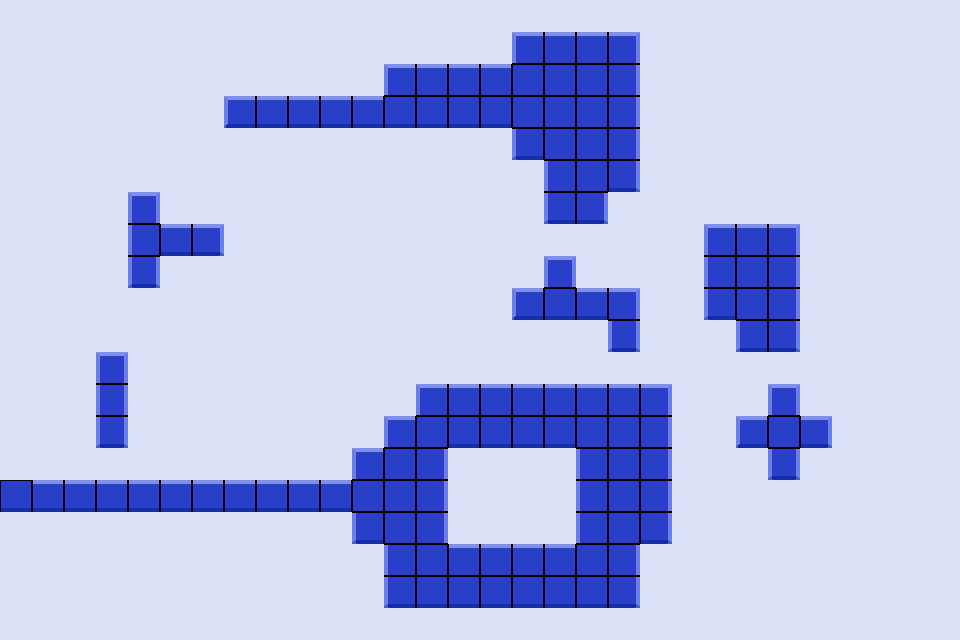

This game map was drawn from its Tiled (.tmx) file and the tilesets committed beside it. A one-line description and the full map source follow:
An orthogonal 30x20 tile map with 32x32 px tiles, 2 tile layers (prototype, terrain).

<map version="1.10" tiledversion="1.11.1" orientation="orthogonal" renderorder="right-down" width="30" height="20" tilewidth="32" tileheight="32" infinite="0" nextlayerid="16" nextobjectid="1">
 <tileset firstgid="1" source="blender.tsx" />
 <layer id="1" name="prototype" width="30" height="20">
  <data encoding="csv">
41,41,41,41,41,41,41,41,41,41,41,41,41,41,41,41,41,41,41,41,41,41,41,41,41,41,41,41,41,41,
41,41,41,41,41,41,41,41,41,41,41,41,41,41,41,41,37,37,37,37,41,41,41,41,41,41,41,41,41,41,
41,41,41,41,41,41,41,41,41,41,41,41,37,37,37,37,37,37,37,37,41,41,41,41,41,41,41,41,41,41,
41,41,41,41,41,41,41,37,37,37,37,37,37,37,37,37,37,37,37,37,41,41,41,41,41,41,41,41,41,41,
41,41,41,41,41,41,41,41,41,41,41,41,41,41,41,41,37,37,37,37,41,41,41,41,41,41,41,41,41,41,
41,41,41,41,41,41,41,41,41,41,41,41,41,41,41,41,41,37,37,37,41,41,41,41,41,41,41,41,41,41,
41,41,41,41,37,41,41,41,41,41,41,41,41,41,41,41,41,37,37,41,41,41,41,41,41,41,41,41,41,41,
41,41,41,41,37,37,37,41,41,41,41,41,41,41,41,41,41,41,41,41,41,41,37,37,37,41,41,41,41,41,
41,41,41,41,37,41,41,41,41,41,41,41,41,41,41,41,41,37,41,41,41,41,37,37,37,41,41,41,41,41,
41,41,41,41,41,41,41,41,41,41,41,41,41,41,41,41,37,37,37,37,41,41,37,37,37,41,41,41,41,41,
41,41,41,41,41,41,41,41,41,41,41,41,41,41,41,41,41,41,41,37,41,41,41,37,37,41,41,41,41,41,
41,41,41,37,41,41,41,41,41,41,41,41,41,41,41,41,41,41,41,41,41,41,41,41,41,41,41,41,41,41,
41,41,41,37,41,41,41,41,41,41,41,41,41,37,37,37,37,37,37,37,37,41,41,41,37,41,41,41,41,41,
41,41,41,37,41,41,41,41,41,41,41,41,37,37,37,37,37,37,37,37,37,41,41,37,37,37,41,41,41,41,
41,41,41,41,41,41,41,41,41,41,41,37,37,37,41,41,41,41,37,37,37,41,41,41,37,41,41,41,41,41,
37,37,37,37,37,37,37,37,37,37,37,37,37,37,41,41,41,41,37,37,37,41,41,41,41,41,41,41,41,41,
41,41,41,41,41,41,41,41,41,41,41,37,37,37,41,41,41,41,37,37,37,41,41,41,41,41,41,41,41,41,
41,41,41,41,41,41,41,41,41,41,41,41,37,37,37,37,37,37,37,37,41,41,41,41,41,41,41,41,41,41,
41,41,41,41,41,41,41,41,41,41,41,41,37,37,37,37,37,37,37,37,41,41,41,41,41,41,41,41,41,41,
41,41,41,41,41,41,41,41,41,41,41,41,41,41,41,41,41,41,41,41,41,41,41,41,41,41,41,41,41,41
</data>
 </layer>
 <layer id="12" name="terrain" width="30" height="20">
  <data encoding="csv">
0,0,0,0,0,0,0,0,0,0,0,0,0,0,0,0,0,0,0,0,0,0,0,0,0,0,0,0,0,0,
0,0,0,0,0,0,0,0,0,0,0,0,0,0,0,0,25,26,26,27,0,0,0,0,0,0,0,0,0,0,
0,0,0,0,0,0,0,0,0,0,0,0,25,26,26,26,37,37,37,38,0,0,0,0,0,0,0,0,0,0,
0,0,0,0,0,0,0,3,4,4,4,4,48,48,48,48,37,37,37,38,0,0,0,0,0,0,0,0,0,0,
0,0,0,0,0,0,0,0,0,0,0,0,0,0,0,0,47,37,37,38,0,0,0,0,0,0,0,0,0,0,
0,0,0,0,0,0,0,0,0,0,0,0,0,0,0,0,0,36,37,49,0,0,0,0,0,0,0,0,0,0,
0,0,0,0,23,0,0,0,0,0,0,0,0,0,0,0,0,47,49,0,0,0,0,0,0,0,0,0,0,0,
0,0,0,0,36,4,5,0,0,0,0,0,0,0,0,0,0,0,0,0,0,0,25,26,27,0,0,0,0,0,
0,0,0,0,45,0,0,0,0,0,0,0,0,0,0,0,0,23,0,0,0,0,36,37,38,0,0,0,0,0,
0,0,0,0,0,0,0,0,0,0,0,0,0,0,0,0,3,48,4,27,0,0,47,37,38,0,0,0,0,0,
0,0,0,0,0,0,0,0,0,0,0,0,0,0,0,0,0,0,0,45,0,0,0,47,49,0,0,0,0,0,
0,0,0,23,0,0,0,0,0,0,0,0,0,0,0,0,0,0,0,0,0,0,0,0,0,0,0,0,0,0,
0,0,0,34,0,0,0,0,0,0,0,0,0,25,26,26,26,26,26,26,27,0,0,0,23,0,0,0,0,0,
0,0,0,45,0,0,0,0,0,0,0,0,25,37,48,48,48,48,37,37,38,0,0,3,37,5,0,0,0,0,
0,0,0,0,0,0,0,0,0,0,0,25,37,38,0,0,0,0,36,37,38,0,0,0,45,0,0,0,0,0,
48,4,4,4,4,4,4,4,4,4,4,37,37,38,0,0,0,0,36,37,38,0,0,0,0,0,0,0,0,0,
0,0,0,0,0,0,0,0,0,0,0,47,37,38,0,0,0,0,36,37,49,0,0,0,0,0,0,0,0,0,
0,0,0,0,0,0,0,0,0,0,0,0,36,37,26,26,26,26,37,38,0,0,0,0,0,0,0,0,0,0,
0,0,0,0,0,0,0,0,0,0,0,0,47,48,48,48,48,48,48,49,0,0,0,0,0,0,0,0,0,0,
0,0,0,0,0,0,0,0,0,0,0,0,0,0,0,0,0,0,0,0,0,0,0,0,0,0,0,0,0,0
</data>
 </layer>
</map>